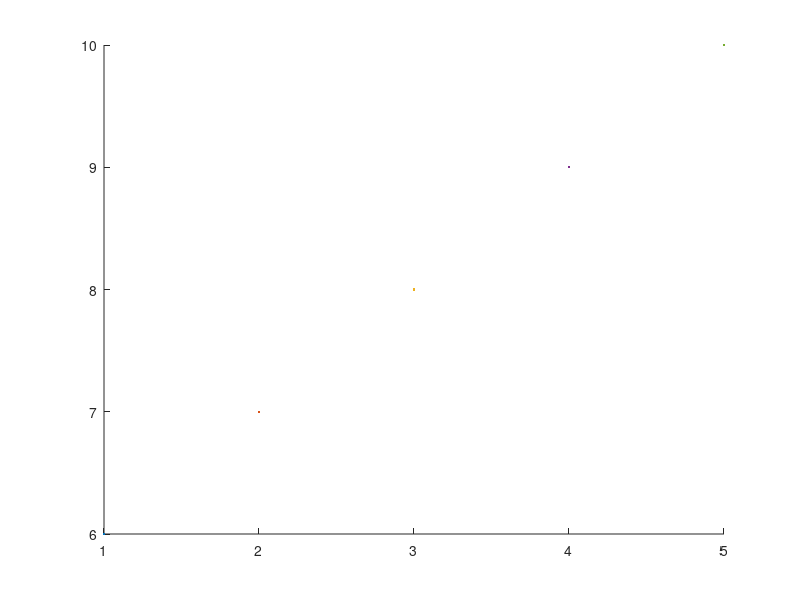

Here is the MATLAB script that generated this plot:
n = 10;
hold on
for i = 1:5
    s = plot(i, i+5)
end
hold off

function XY = grid(n)
    x = -n:n;
    y = -n:n;
    [X, Y] = meshgrid(x,y);
    X = reshape(X, [(2*n+1)^2, 1]);
    Y = reshape(Y, [(2*n+1)^2, 1]);
    XY = [X Y];
end
